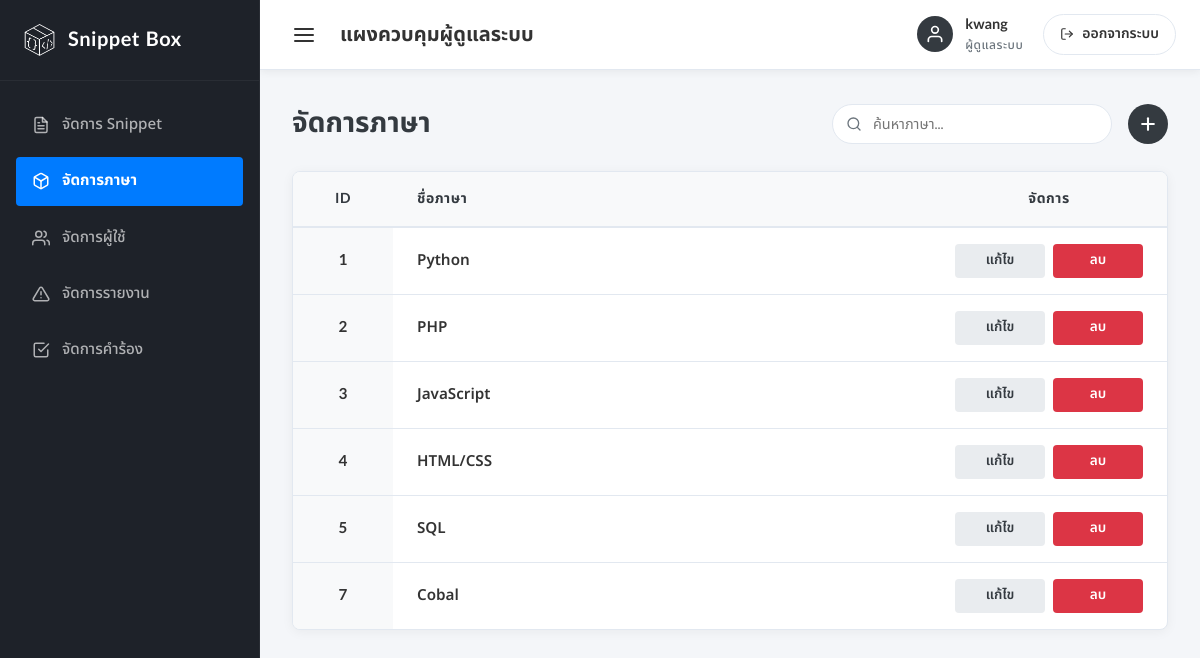
The page /Admin/manage_languages.php (signed in) on the database its author committed.
### tables this page shows
CREATE TABLE `language` (
  `language_id` int(11) NOT NULL,
  `language_name` varchar(50) NOT NULL
);

### db/connect.php (called while the page is built, shortened)
<?php
$host="localhost";
$username="snippetbox";
$password="code7836";
$db="snippetboxdb";
$dsn="mysql:host=$host;dbname=$db;charset=utf8";
try{
    $pdo=new PDO($dsn, $username, $password);
}catch(PDOException $e){
    echo $e->getMessage();
}
require_once "db/control.php";
$control = new Control($pdo);
?>

### db/control.php (called while the page is built, shortened)
<?php
class Control{
    private $db;
    function __construct($con){
        $this->db=$con;
    }
    function getLanguage(){
        try{
            $sql = "SELECT * FROM language";
            $result=$this->db->query($sql);
            return $result;
        }catch(PDOException $e){
            echo $e->getMessage();
            return false;
        }
    }
}
?>

### Admin/manage_languages.php (the view, shortened to what this page needs)
<?php
require_once __DIR__ . '/check_admin.php';
$searchQuery = trim($_GET['q'] ?? '');
$languages = [];
$languageResult = $control->getLanguage();
if ($languageResult) {
    $rawLanguages = $languageResult->fetchAll(PDO::FETCH_ASSOC);
    if ($searchQuery !== '') {
        foreach ($rawLanguages as $l) {
            if (stripos($l['language_name'], $searchQuery) !== false) {
                $languages[] = $l;
            }
        }
    } else {
        $languages = $rawLanguages;
    }
}
?>
<!DOCTYPE html>
<html lang="th">
<head>
    <link rel="stylesheet" href="../style/fonts.css?v=<?php echo time(); ?>">
    <link rel="stylesheet" href="style.css?v=<?php echo time(); ?>">
</head>
<body>
    <div class="admin-container">
        <aside class="sidebar" id="sidebar">
            <div class="sidebar-header">
                <img src="../logo/Logo_snippetBox2.png" alt="Snippet Box Logo">
                <h1>Snippet Box</h1>
            </div>
            <nav class="sidebar-menu">
                <a href="manage_snippets.php" class="menu-item">
                    <span>จัดการ Snippet</span>
                </a>
                <a href="manage_languages.php" class="menu-item active">
                    <span>จัดการภาษา</span>
                </a>
                <a href="manage_users.php" class="menu-item">
                    <svg viewBox="0 0 24 24" fill="none" stroke="currentColor" stroke-width="2" stroke-linecap="round" stroke-linejoin="round">
                        <path d="M17 21v-2a4 4 0 0 0-4-4H5a4 4 0 0 0-4 4v2"></path>
                        <circle cx="9" cy="7" r="4"></circle>
                        <path d="M23 21v-2a4 4 0 0 0-3-3.87"></path>
                        <path d="M16 3.13a4 4 0 0 1 0 7.75"></path>
                    </svg>
                    <span>จัดการผู้ใช้</span>
                </a>
                <a href="manage_reports.php" class="menu-item">
                    <span>จัดการรายงาน</span>
                </a>
                <a href="manage_appeals.php" class="menu-item">
                    <svg viewBox="0 0 24 24" fill="none" stroke="currentColor" stroke-width="2" stroke-linecap="round" stroke-linejoin="round">
                        <path d="M9 11l3 3L22 4"></path>
                        <path d="M21 12v7a2 2 0 0 1-2 2H5a2 2 0 0 1-2-2V5a2 2 0 0 1 2-2h11"></path>
                    </svg>
                    <span>จัดการคำร้อง</span>
                </a>
            </nav>
        </aside>
        <main class="main-content">
            <header class="top-bar">
                <div class="top-left">
                    <button class="menu-toggle" id="menuToggle" aria-label="Toggle Menu">
                        <svg width="24" height="24" viewBox="0 0 24 24" fill="none" stroke="currentColor" stroke-width="2" stroke-linecap="round" stroke-linejoin="round">
                            <line x1="3" y1="12" x2="21" y2="12"></line>
                            <line x1="3" y1="6" x2="21" y2="6"></line>
                            <line x1="3" y1="18" x2="21" y2="18"></line>
                        </svg>
                    </button>
                    <span class="top-bar-title">แผงควบคุมผู้ดูแลระบบ</span>
                </div>
                <div class="top-right">
                    <div class="user-profile">
                        <div class="user-avatar">
                            <svg viewBox="0 0 24 24" fill="none" stroke="currentColor" stroke-width="2" stroke-linecap="round" stroke-linejoin="round">
                                <path d="M20 21v-2a4 4 0 0 0-4-4H8a4 4 0 0 0-4 4v2"></path>
                                <circle cx="12" cy="7" r="4"></circle>
                            </svg>
                        </div>
                        <div class="user-info">
                            <span class="user-name"><?php echo htmlspecialchars($_SESSION['username'] ?? 'Admin'); ?></span>
                            <span class="user-role">ผู้ดูแลระบบ</span>
                        </div>
                    </div>
                    <a href="login.php" class="btn-logout" onclick="return confirm('คุณแน่ใจหรือไม่ว่าต้องการออกจากระบบ?');">
                        <svg width="14" height="14" viewBox="0 0 24 24" fill="none" stroke="currentColor" stroke-width="2" stroke-linecap="round" stroke-linejoin="round">
                            <path d="M9 21H5a2 2 0 0 1-2-2V5a2 2 0 0 1 2-2h4"></path>
                            <polyline points="16 17 21 12 16 7"></polyline>
                            <line x1="21" y1="12" x2="9" y2="12"></line>
                        </svg>
                        ออกจากระบบ
                    </a>
                </div>
            </header>
            <div class="content-body">
                <div class="content-header">
                    <h2 class="page-title">จัดการภาษา</h2>
                    <div class="header-actions">
                        <form method="GET" class="search-form">
                            <div class="search-wrapper">
                                <input type="text" name="q" class="search-input" placeholder="ค้นหาภาษา..." value="<?php echo htmlspecialchars($searchQuery); ?>">
                            </div>
                        </form>
                        <button class="btn-circle" id="btnAddLanguage" title="เพิ่มภาษา">
                            <svg viewBox="0 0 24 24" fill="none" stroke="currentColor" stroke-width="2.5" stroke-linecap="round" stroke-linejoin="round">
                                <line x1="12" y1="5" x2="12" y2="19"></line>
                                <line x1="5" y1="12" x2="19" y2="12"></line>
                            </svg>
                        </button>
                    </div>
                </div>
                <div class="table-container">
                    <table class="admin-table">
                        <thead>
                            <tr>
                                <th class="col-id" style="width: 100px;">ID</th>
                                <th>ชื่อภาษา</th>
                                <th style="width: 200px; text-align: center;">จัดการ</th>
                            </tr>
                        </thead>
                        <tbody>
                            <?php if (empty($languages)): ?>
                                <tr>
                                    <td colspan="3" style="text-align: center; padding: 32px; color: var(--text-muted);">
                                        ไม่พบข้อมูลภาษา
                                    </td>
                                </tr>
                            <?php else: ?>
                                <?php foreach ($languages as $lang): ?>
                                    <tr>
                                        <td class="col-id"><?php echo htmlspecialchars($lang['language_id']); ?></td>
                                        <td style="font-weight: 600;"><?php echo htmlspecialchars($lang['language_name']); ?></td>
                                        <td style="text-align: center;">
                                            <div class="action-buttons" style="justify-content: center;">
                                                <button class="btn-action btn-edit"
                                                        onclick="openEditModal(<?php echo $lang['language_id']; ?>, '<?php echo htmlspecialchars($lang['language_name'], ENT_QUOTES); ?>')">
                                                    แก้ไข
                                                </button>
                                                <form method="POST" style="display:inline;" onsubmit="return confirm('คุณแน่ใจหรือไม่ว่าต้องการลบภาษานี้?');">
                                                    <button type="submit" class="btn-action btn-delete">ลบ</button>
                                                </form>
                                            </div>
                                        </td>
                                    </tr>
                                <?php endforeach; ?>
                            <?php endif; ?>
                        </tbody>
                    </table>
                </div>
            </div>
        </main>
    </div>
</body>
</html>

### rows shown on the page
language: language_id "1", language_name "Python"
language: language_id "2", language_name "PHP"
language: language_id "3", language_name "JavaScript"
language: language_id "4", language_name "HTML/CSS"
language: language_id "5", language_name "SQL"
language: language_id "7", language_name "Cobal"

### other values the page prints
$_SESSION['username'] "kwang"
